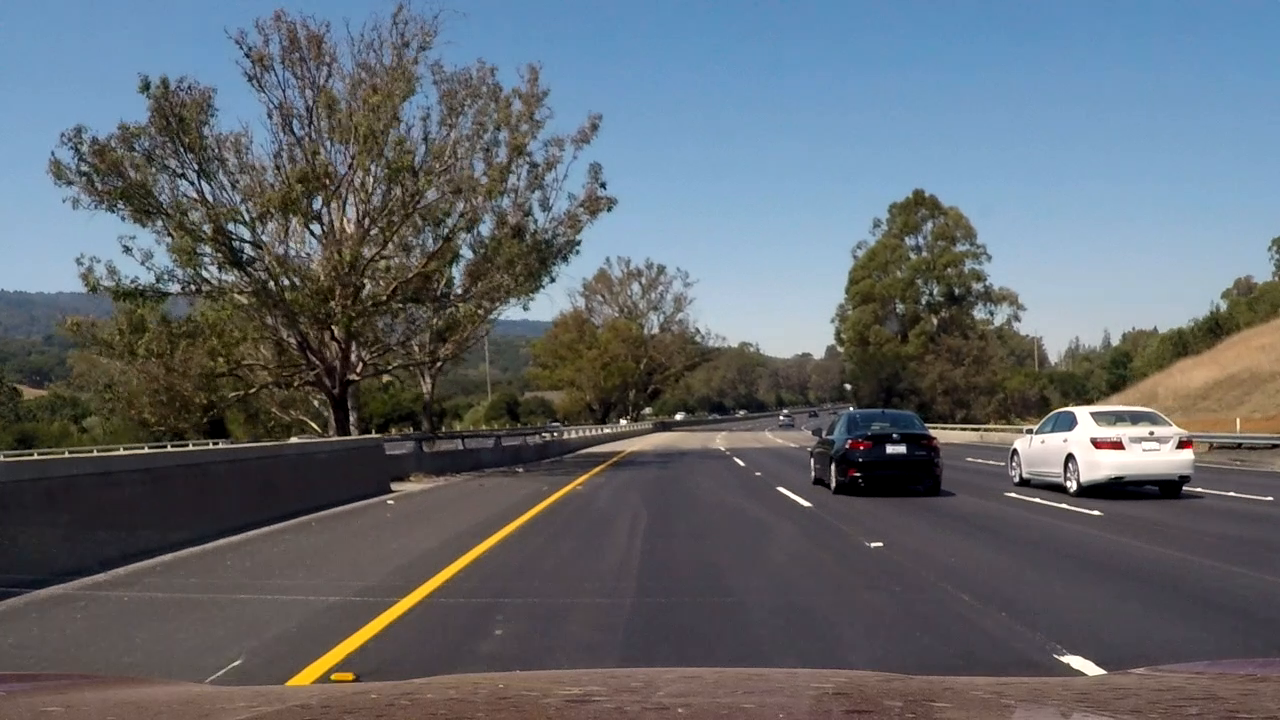
#> input picture frame 3 of test_video.mp4, 1280 x 720 px, given in place of project_video.mp4, which was not available
$ python Lanes.py
#> lines starting #> are read from the running program, lines starting #| are printed output that depends on the picture; after the words box and inside, x2 and y2 are one past the last pixel; in counts of white or black regions, pixels touching at a corner belong together; pictures that were not available may be replaced by others from this repository, and a replacement may not be noted
import cv2
import numpy as np
import matplotlib.pyplot as plt

cap = cv2.VideoCapture('project_video.mp4')

draw_right = True
draw_left = True

# Find slopes of all lines
# But only care about lines where abs(slope) > slope_threshold
slope_threshold = 0.5
slopes = []
new_lines = []

# Region-of-interest vertices
# We want a trapezoid shape, with bottom edge at the bottom of the image
trap_bottom_width = 0.85  # width of bottom edge of trapezoid, expressed as percentage of image width
trap_top_width = 0.07  # ditto for top edge of trapezoid
trap_height = 0.4  # height of the trapezoid expressed as percentage of image height


while cap.isOpened():

	# reads frames from a camera
	ret, frame = cap.read()
#> frame is the input picture: shape (720, 1280, 3); mean B, G, R 109.8, 103.2, 97.2

	# GRAYSCALE
	gray = cv2.cvtColor(frame, cv2.COLOR_BGR2GRAY)
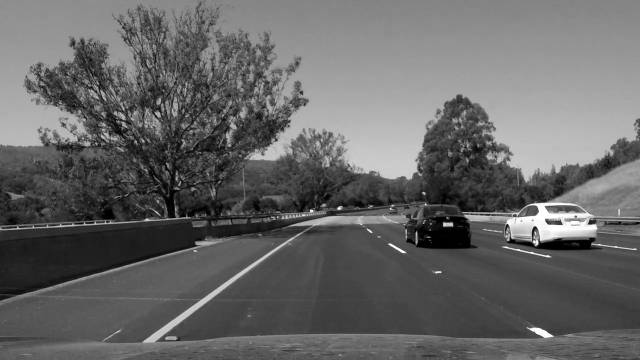
#> gray: shape (720, 1280) (shown at 1/2 size); min 0, max 255, mean 102.2

	# Gaussian Blur
	blur = cv2.GaussianBlur(gray, (5,5), 0)

	#Threshold
	ret,bt = cv2.threshold(blur,165,255,cv2.THRESH_BINARY)
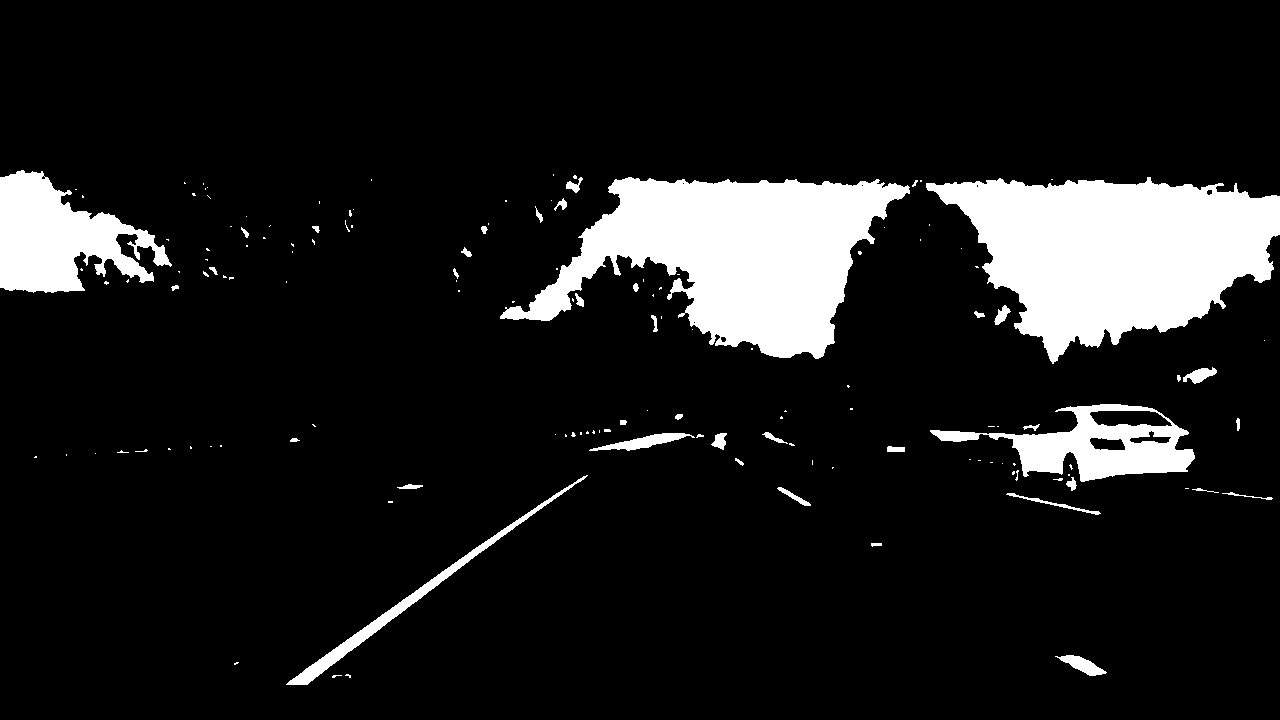
#> bt: shape (720, 1280); 11.4% white; 144 white regions (102 under 20 px), largest, box (x1, y1, x2, y2) and area: (926, 177, 1280, 364) 39953, (500, 177, 910, 359) 37898, (0, 170, 172, 293) 11705

	# finds edges in the input image image and
	# marks them in the output map edges
	edges = cv2.Canny(bt,50,150)
#> edges: shape (720, 1280); 0.86% white in thin lines or dots, all inside (x1, y1, x2, y2) = (0, 169, 1280, 685)

	mask = np.zeros_like(edges)
	ignore_mask_color = 255

	# defining a four sided polygon to mask
	imshape = frame.shape
	vertices = np.array([[(235,imshape[0]),(555, 440), (752, 440), (1270,558), (imshape[1],imshape[0])]], dtype=np.int32)
	poly = cv2.fillPoly(mask, vertices, ignore_mask_color)
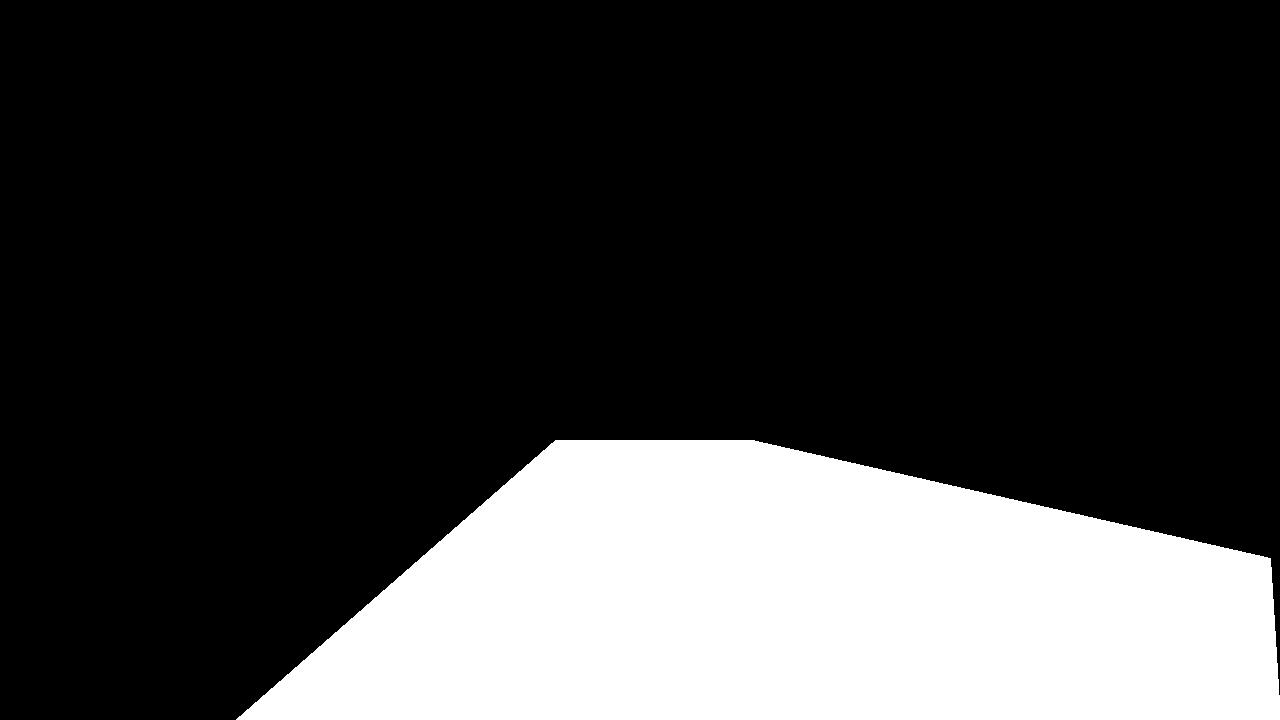
#> mask: shape (720, 1280); 23.4% white; 1 white region, box (x1, y1, x2, y2) and area: (236, 440, 1280, 720) 215340
	masked_edges = cv2.bitwise_and(edges, mask)
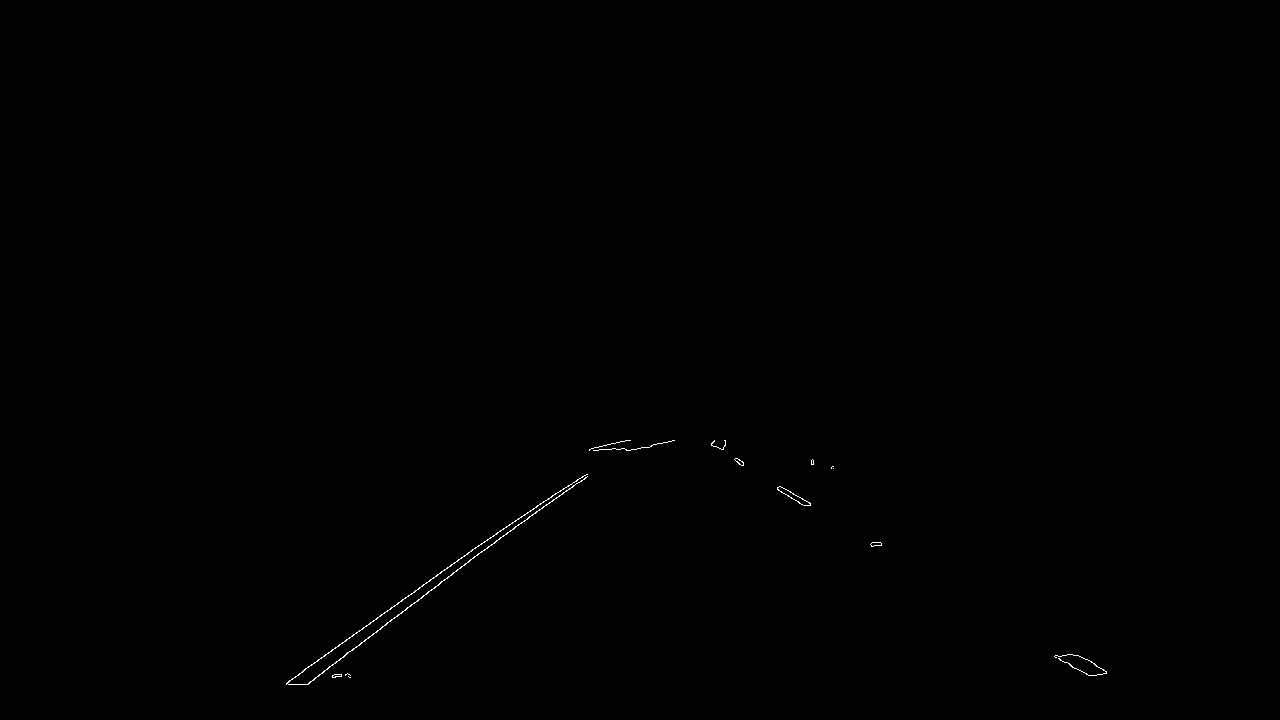
#> masked_edges: shape (720, 1280); 0.14% white in thin lines or dots, all inside (x1, y1, x2, y2) = (286, 440, 1107, 685)

	line_image = np.copy(frame)*0
#> line_image: shape (720, 1280, 3); every value is 0

	# Hough line transform
	x = []
	y = []
	lines = cv2.HoughLinesP(masked_edges, 2, np.pi/180, 15, np.array([]),40,20)
#> lines = [[303, 670, 436, 576], [306, 684, 536, 511], [441, 571, 582, 476], [494, 543, 553, 499], [593, 450, 636, 449], [589, 449, 629, 440], [294, 677, 350, 677], [589, 450, 651, 446], [286, 683, 338, 646], [310, 682, 421, 598]]
	for line in lines:
		x1, y1, x2, y2 = line [0]
		x.append(x1)
		y.append(y1)
#> this loop made 10 passes
#> after the loop, x = [303, 306, 441, 494, 593, 589, 294, 589, 286, 310]; y = [670, 684, 571, 543, 450, 449, 677, 450, 683, 682]
		# cv2.line(frame, (x1,y1), (x2,y2), (0,0,255), 10)

	# Create a "color" binary image to combine with line image
	color_edges = np.dstack((edges, edges, edges))

	# Draw the lines on the edge image
	lines_edges = cv2.addWeighted(color_edges, 0.8, line_image, 1, 0)

	# Draw One Line
	for line in lines:
		x1, y1, x2, y2 = line[0]  # line = [[x1, y1, x2, y2]]

		# Calculate slope
		if x2 - x1 == 0.:  # corner case, avoiding division by 0
			slope = 999.  # practically infinite slope
		else:
			slope = (y2 - y1) / (x2 - x1)

		# Filter lines based on slope
		if abs(slope) > slope_threshold:
			slopes.append(slope)
			new_lines.append(line)
#> this loop made 10 passes
#> (x1, y1, x2, y2, slope) on passes 1 to 8: (303, 670, 436, 576, -0.707), (306, 684, 536, 511, -0.752), (441, 571, 582, 476, -0.674), (494, 543, 553, 499, -0.746), (593, 450, 636, 449, -0.0233), (589, 449, 629, 440, -0.225), (294, 677, 350, 677, 0), (589, 450, 651, 446, -0.0645)
#> after the loop, new_lines = [[[303, 670, 436, 576]], [[306, 684, 536, 511]], [[441, 571, 582, 476]], [[494, 543, 553, 499]], [[286, 683, 338, 646]], [[310, 682, 421, 598]]]; slopes = [-0.707, -0.752, -0.674, -0.746, -0.712, -0.757]

	lines = new_lines
#> lines has the same summary as new_lines

	# Split lines into right_lines and left_lines, representing the right and left lane lines
	# Right/left lane lines must have positive/negative slope, and be on the right/left half of the image
	right_lines = []
	left_lines = []
	for i, line in enumerate(lines):
		x1, y1, x2, y2 = line[0]
		img_x_center = frame.shape[1] / 2  # x coordinate of center of image
		if slopes[i] > 0 and x1 > img_x_center and x2 > img_x_center:
			right_lines.append(line)
		elif slopes[i] < 0 and x1 < img_x_center and x2 < img_x_center:
			left_lines.append(line)
#> this loop made 6 passes
#> after the loop, left_lines has the same summary as new_lines; right_lines = []

	# Run linear regression to find best fit line for right and left lane lines
	# Right lane lines
	right_lines_x = []
	right_lines_y = []

	for line in right_lines:
		x1, y1, x2, y2 = line[0]

		right_lines_x.append(x1)
		right_lines_x.append(x2)

		right_lines_y.append(y1)
		right_lines_y.append(y2)
#> this loop made 0 passes
#> after the loop, right_lines_x = []; right_lines_y = []

	if len(right_lines_x) > 0:
		right_m, right_b = np.polyfit(right_lines_x, right_lines_y, 1)  # y = m*x + b
	else:
		right_m, right_b = 1, 1
		draw_right = False

	# Left lane lines
	left_lines_x = []
	left_lines_y = []

	for line in left_lines:
		x1, y1, x2, y2 = line[0]

		left_lines_x.append(x1)
		left_lines_x.append(x2)

		left_lines_y.append(y1)
		left_lines_y.append(y2)
#> after the loop, left_lines_x = [303, 436, 306, 536, 441, 582, 494, 553, 286, 338, 310, 421]; left_lines_y = [670, 576, 684, 511, 571, 476, 543, 499, 683, 646, 682, 598]

	if len(left_lines_x) > 0:
		left_m, left_b = np.polyfit(left_lines_x, left_lines_y, 1)  # y = m*x + b
#> left_m = -0.716; left_b = 893.7
	else:
		left_m, left_b = 1, 1
		draw_left = False

	# Find 2 end points for right and left lines, used for drawing the line
	# y = m*x + b --> x = (y - b)/m
	y1 = frame.shape[0]
	y2 = frame.shape[0] * (1 - trap_height)

	right_x1 = (y1 - right_b) / right_m
	right_x2 = (y2 - right_b) / right_m

	left_x1 = (y1 - left_b) / left_m
#> left_x1 = 242.5
	left_x2 = (y2 - left_b) / left_m
#> left_x2 = 644.6

	# Convert calculated end points from float to int
	y1 = int(y1)
	y2 = int(y2)
	right_x1 = int(right_x1)
	right_x2 = int(right_x2)
	left_x1 = int(left_x1)
#> left_x1 = 242
	left_x2 = int(left_x2)
#> left_x2 = 644

	# Draw the right and left lines on image
	if draw_right:
		right = cv2.line(frame, (right_x1, y1), (right_x2, y2), (0,255,0), 3)
	if draw_left:
		left = cv2.line(frame, (left_x1, y1), (left_x2, y2), (0,255,0), 3)


	cv2.imshow('line', frame)


	# Wait for key to stop
	if cv2.waitKey(1) == 13:
#> (key Esc is pressed here)
		break


cap.release()
cv2.destroyAllWindows()

$ run again, starting later in the video
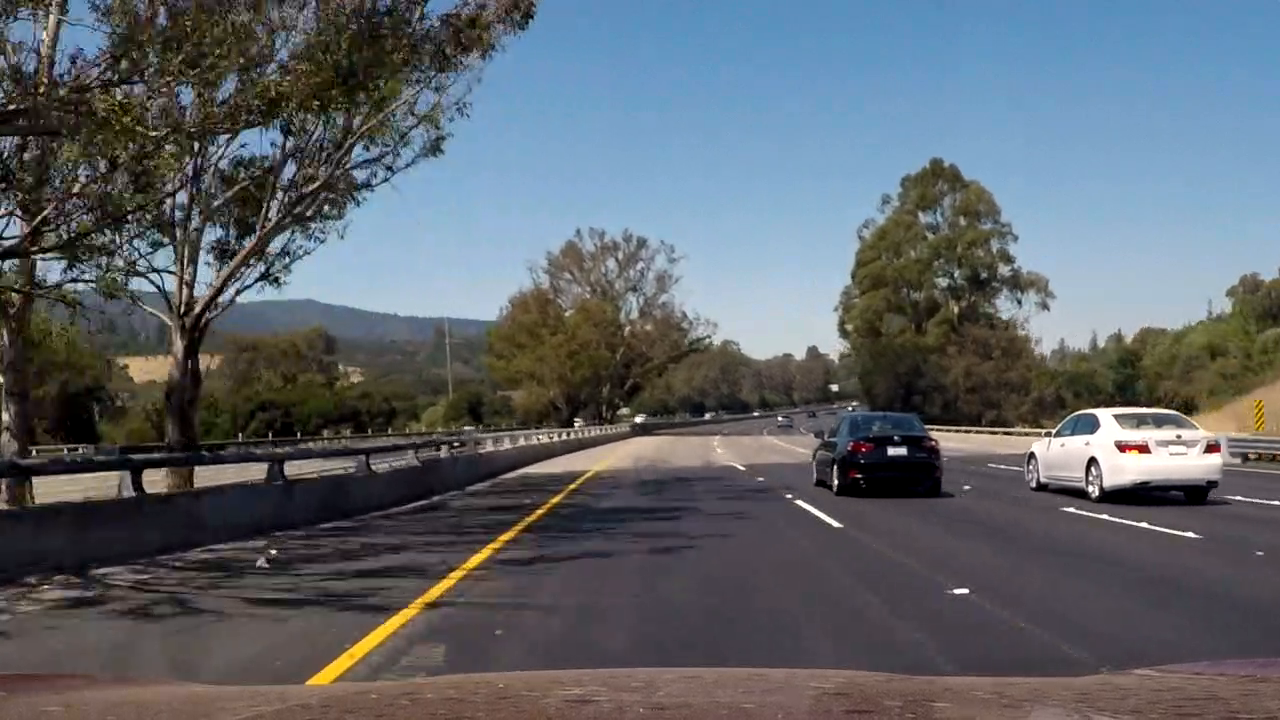
#> input picture frame 17 of test_video.mp4, 1280 x 720 px, given in place of project_video.mp4, which was not available
#> frame is the input picture: shape (720, 1280, 3); mean B, G, R 105.5, 99.4, 93.8
#> `ret,bt = cv2.threshold(blur,165,255,cv2.THRESH_BINARY)`:
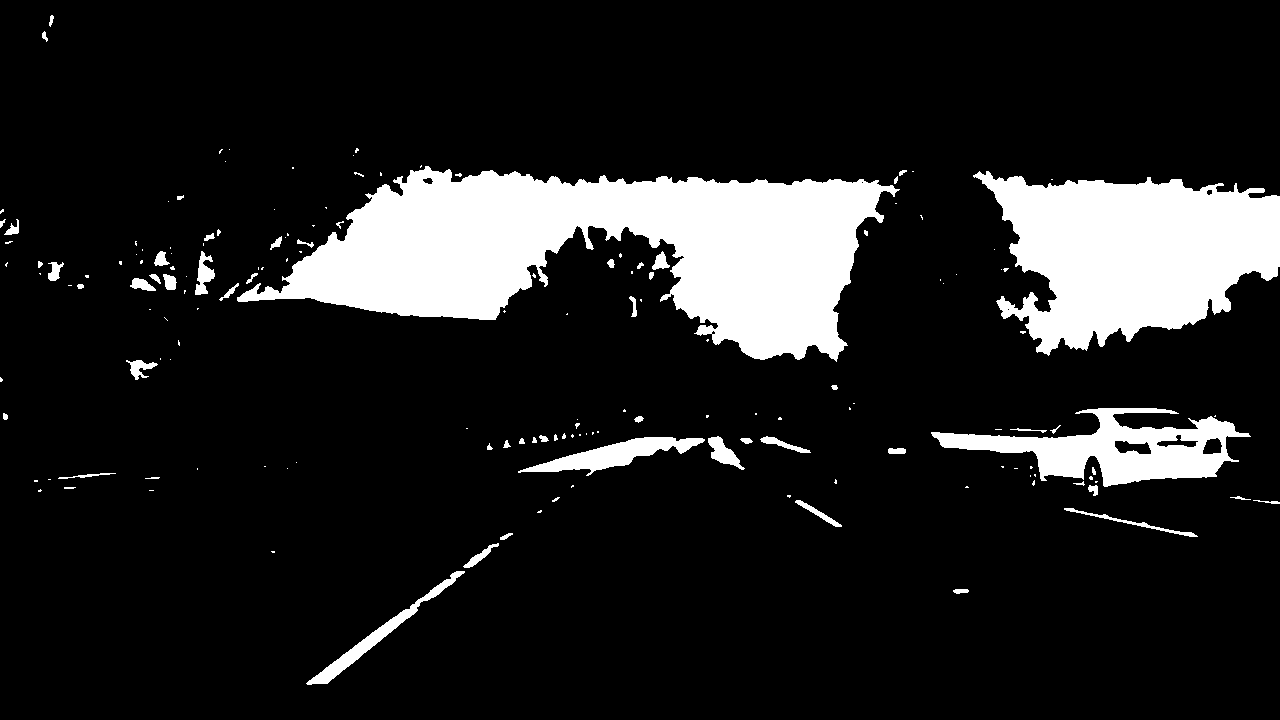
#> bt: shape (720, 1280); 13.4% white; 164 white regions (103 under 20 px), largest, box (x1, y1, x2, y2) and area: (237, 166, 900, 362) 66077, (973, 171, 1280, 356) 36037, (931, 408, 1251, 487) 10725
#> edges: shape (720, 1280); 0.98% white in thin lines or dots
#> mask: shape (720, 1280); 23.4% white; 1 white region, box (x1, y1, x2, y2) and area: (236, 440, 1280, 720) 215340
#> `masked_edges = cv2.bitwise_and(edges, mask)`:
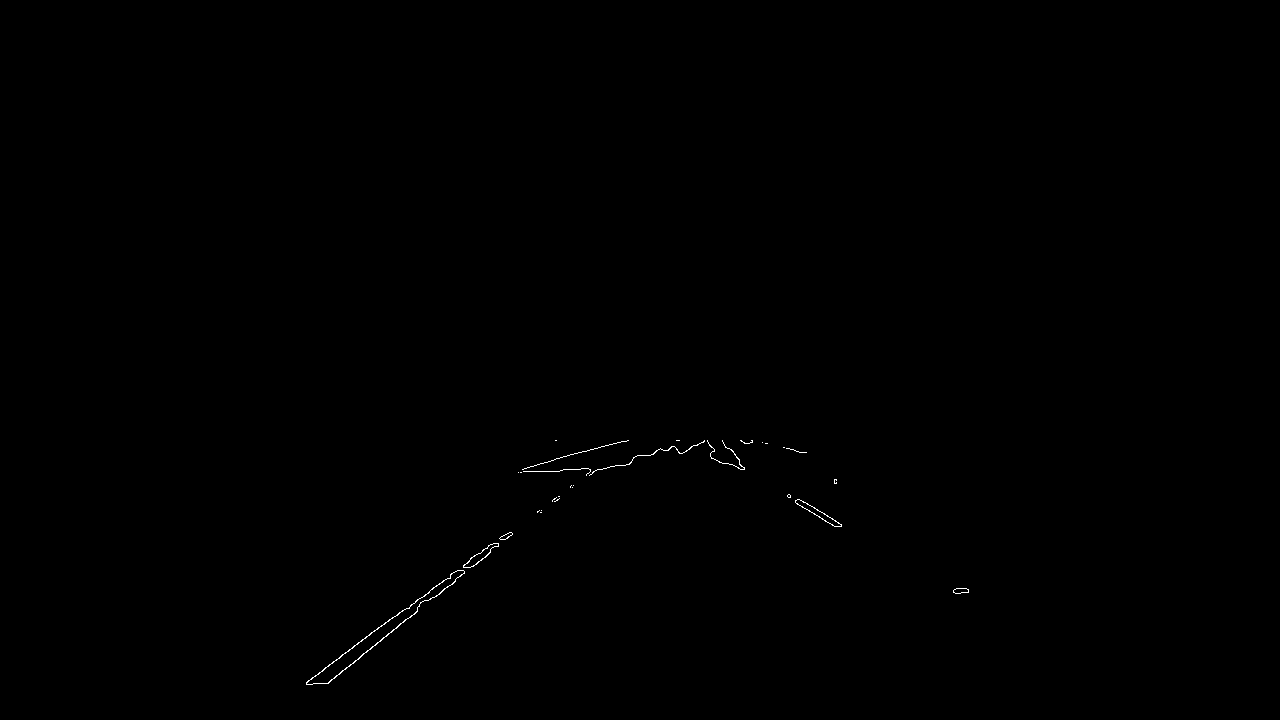
#> masked_edges: shape (720, 1280); 0.14% white in thin lines or dots, all inside (x1, y1, x2, y2) = (306, 440, 969, 685)
#> line_image: shape (720, 1280, 3); every value is 0
#> `lines = cv2.HoughLinesP(masked_edges, 2, np.pi/180, 15, np.array([]),4..`: lines = 16 rows, first 6: [326, 683, 512, 533], [325, 667, 463, 566], [328, 683, 512, 534], [524, 468, 609, 444], [520, 472, 588, 468], [537, 512, 590, 470]
#> the loop `for line in lines:` made 16 passes
#> after the loop `for line in lines:`: x = [326, 325, 328, 524, 520, 537, 787, 677, 586, 450, 677, 694, 306, 708, 449, 408]; y = [683, 667, 683, 468, 472, 512, 496, 450, 474, 574, 440, 445, 682, 443, 578, 608]
#> color_edges: shape (720, 1280, 3); 0.98% white in thin lines or dots
#> lines_edges: shape (720, 1280, 3); values 0 (black) and 204 (white), 0.98% white in thin lines or dots
#> the loop `for line in lines:` made 16 passes
#> (x1, y1, x2, y2, slope) on passes 1 to 8: (326, 683, 512, 533, -0.806), (325, 667, 463, 566, -0.732), (328, 683, 512, 534, -0.81), (524, 468, 609, 444, -0.282), (520, 472, 588, 468, -0.0588), (537, 512, 590, 470, -0.792), (787, 496, 835, 526, 0.625), (677, 450, 752, 441, -0.12)
#> after the loop `for line in lines:`: new_lines = 11 items, first 6: [[326, 683, 512, 533]], [[325, 667, 463, 566]], [[328, 683, 512, 534]], [[537, 512, 590, 470]], [[787, 496, 835, 526]], [[450, 574, 510, 532]]; slopes = [-0.806, -0.732, -0.81, -0.792, 0.625, -0.7, 0.524, 0.522, -0.739, -0.829, -0.745]
#> `lines = new_lines`: lines has the same summary as new_lines
#> the loop `for i, line in enumerate(lines):` made 11 passes
#> after the loop `for i, line in enumerate(lines):`: left_lines = [[[326, 683, 512, 533]], [[325, 667, 463, 566]], [[328, 683, 512, 534]], [[537, 512, 590, 470]], [[450, 574, 510, 532]], [[306, 682, 352, 648]], [[449, 578, 490, 544]], [[408, 608, 463, 567]]]; right_lines = [[[787, 496, 835, 526]], [[677, 440, 719, 462]], [[694, 445, 740, 469]]]
#> the loop `for line in right_lines:` made 3 passes
#> after the loop `for line in right_lines:`: right_lines_x = [787, 835, 677, 719, 694, 740]; right_lines_y = [496, 526, 440, 462, 445, 469]
#> right_m = 0.548; right_b = 66.61
#> the loop `for line in left_lines:` made 8 passes
#> after the loop `for line in left_lines:`: left_lines_x = [326, 512, 325, 463, 328, 512, 537, 590, 450, 510, 306, 352, 449, 490, 408, 463]; left_lines_y = [683, 533, 667, 566, 683, 534, 512, 470, 574, 532, 682, 648, 578, 544, 608, 567]
#> left_m = -0.768; left_b = 923.2
#> `right_x1 = (y1 - right_b) / right_m`: right_x1 = 1193
#> `right_x2 = (y2 - right_b) / right_m`: right_x2 = 667.1
#> `left_x1 = (y1 - left_b) / left_m`: left_x1 = 264.7
#> `left_x2 = (y2 - left_b) / left_m`: left_x2 = 639.8
#> `right_x1 = int(right_x1)`: right_x1 = 1192
#> `right_x2 = int(right_x2)`: right_x2 = 667
#> `left_x1 = int(left_x1)`: left_x1 = 264
#> `left_x2 = int(left_x2)`: left_x2 = 639
